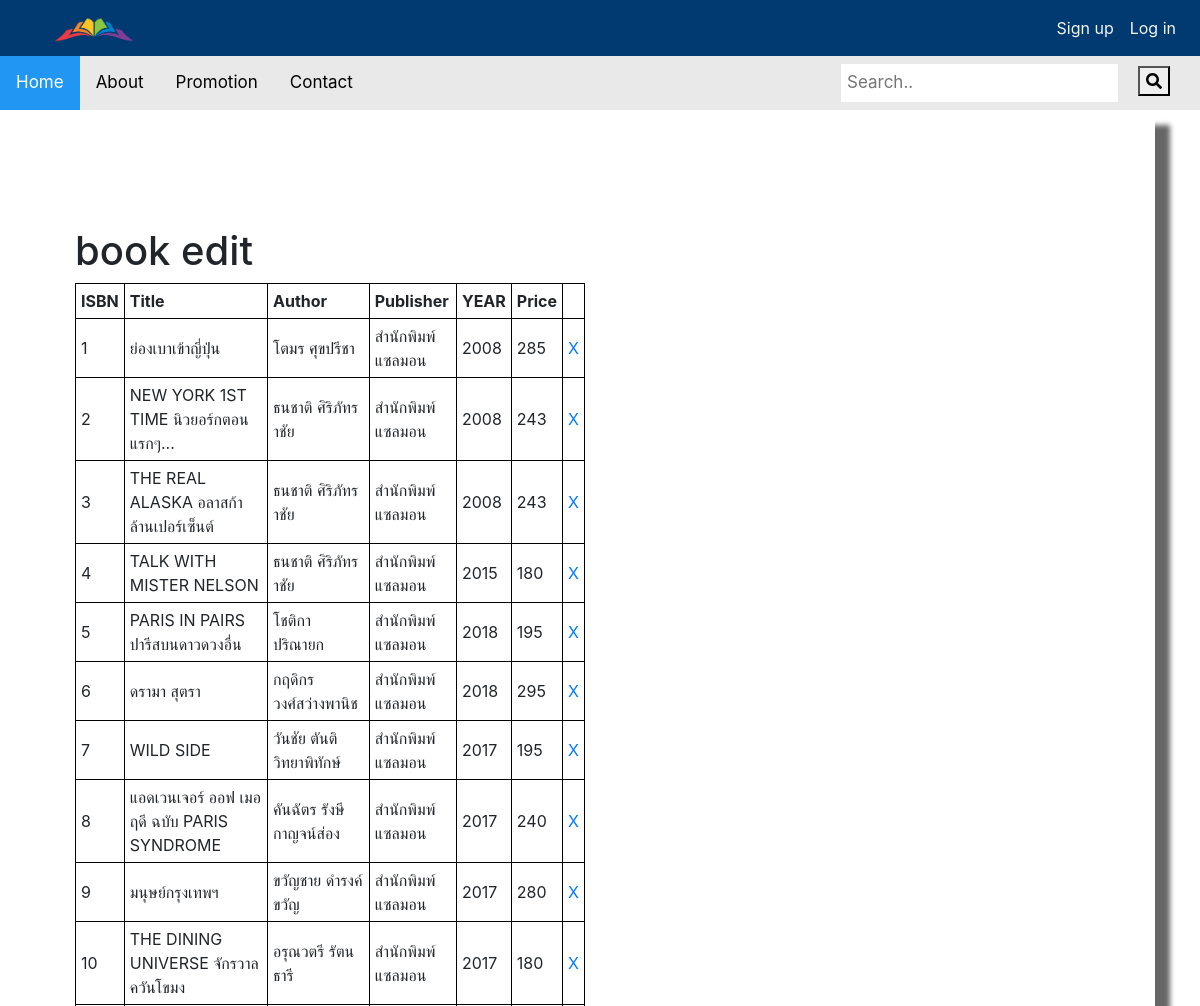
The page /staff_addbook.php (upper part) on the database as committed earlier.
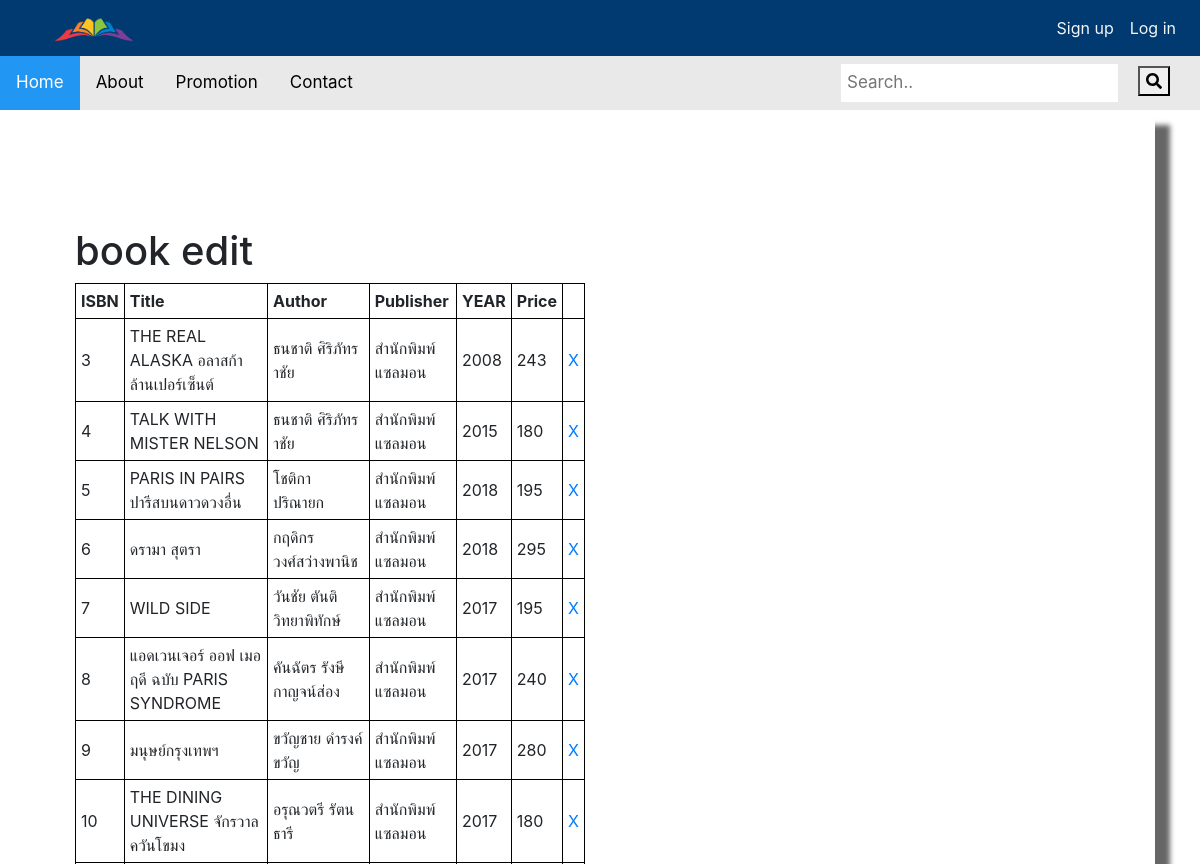
The same page on the database as committed later.
### tables this page shows
CREATE TABLE `book` (
  `ISBN` int(11) NOT NULL,
  `author_name` varchar(255) DEFAULT NULL,
  `publisher_name` varchar(255) DEFAULT NULL,
  `book_info` varchar(1000) DEFAULT NULL,
  `title` varchar(255) DEFAULT NULL,
  `year` int(11) DEFAULT NULL,
  `price` double DEFAULT NULL,
  `img_url` varchar(255) DEFAULT NULL
);

### staff_addbook.php (the view, shortened to what this page needs)
<?php
  include 'header.php';
require_once('connect.php');
?>
  <link rel="stylesheet" href="https://stackpath.bootstrapcdn.com/bootstrap/4.1.3/css/bootstrap.min.css"
>
  <link rel="stylesheet" href="css/style.css">
  <link rel="stylesheet" href="css/readmore.css">
<div class="container">
    <div class="box">
        <div class="book">
        <div class="col-sm-6">
          <div class="context">
            <h1>book edit</h1>
          <table style="width:100%" >
                <tr>
                    <th>ISBN</th>
                    <th>Title</th>
                    <th>Author</th>
                    <th>Publisher</th>
                    <th>YEAR</th>
                    <th>Price</th>
                <?php
                    $q = 'SELECT * FROM book';
                    $result=$mysqli->query($q);
                   while($row=$result->fetch_array()){ ?>
                           <tr>
                              <td><?=$row['ISBN']?></td>
                              <td><?=$row['title']?></td>
                              <td><?=$row['author_name']?></td>
                              <td><?=$row['publisher_name']?></td>
                              <td><?=$row['year']?></td>
                              <td><?=$row['price']?></td>
                              <td><a href='delbook.php?id=<?=$row['ISBN']?>'>X</a></td>
                          </tr>
                  <?php } ?>
                  </table>
          </div>
        </div>
      </div>
    </div>
  </div>
  <?php
    include 'footer.php';
  ?>

Rows that differ between the two databases and show on the page:
removed book: ISBN "1", title "ย่องเบาเข้าญี่ปุ่น", author_name "โตมร ศุขปรีชา", publisher_name "สำนักพิมพ์แซลมอน", year "2008", price "285"
removed book: ISBN "2", title "NEW YORK 1ST TIME นิวยอร์กตอนแรกๆ...", author_name "ธนชาติ ศิริภัทราชัย", publisher_name "สำนักพิมพ์แซลมอน", year "2008", price "243"
